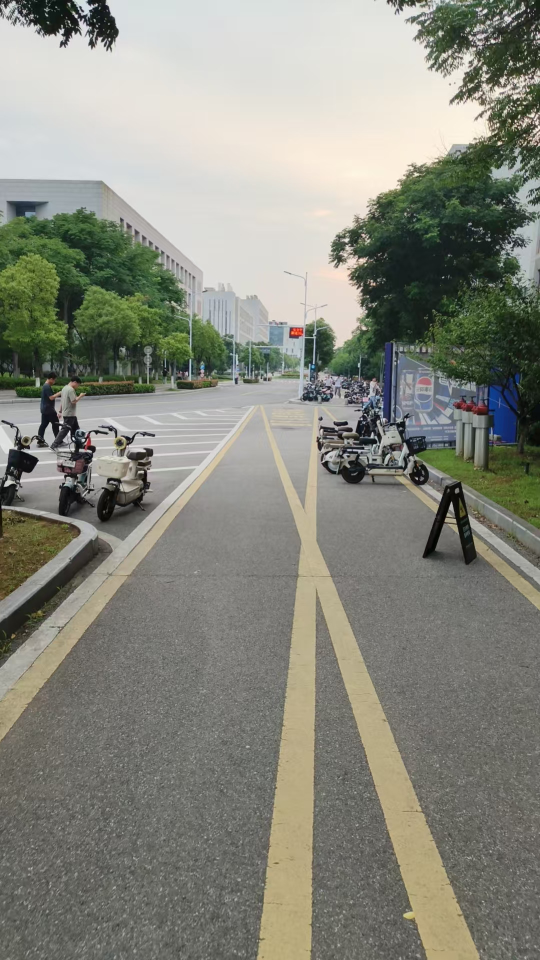
#> input picture data/phone.jpg, 1080 x 1920 px (shown at 1/2 size)
$ python -i phone_refine.py   (imports and definitions only)
#> lines starting #> are read from the running program, lines starting #| are printed output that depends on the picture; after the words box and inside, x2 and y2 are one past the last pixel; in counts of white or black regions, pixels touching at a corner belong together
#> further down, picture is the input picture: shape (1920, 1080, 3); mean B, G, R 125.5, 135.9, 134.7
# -*- coding: utf-8 -*-
"""Phone-image mask refinement driven by coarse satellite projection masks."""

import cv2
import numpy as np

import config as C
from .sat_to_phone import clean_phone_mask


# [33 lines left out: functions _odd, _resize_to_max, _remove_small, _fill_holes, not called in this run]


def _phone_color_masks(phone_img):
    hsv = cv2.cvtColor(phone_img, cv2.COLOR_BGR2HSV)
#> hsv: shape (1920, 1080, 3); mean H, S, V 39.9, 34, 138.8
    lab = cv2.cvtColor(phone_img, cv2.COLOR_BGR2LAB)
#> lab: shape (1920, 1080, 3); mean of channels 0, 1, 2 141.4, 125.6, 133.5
    h, s, v = cv2.split(hsv)
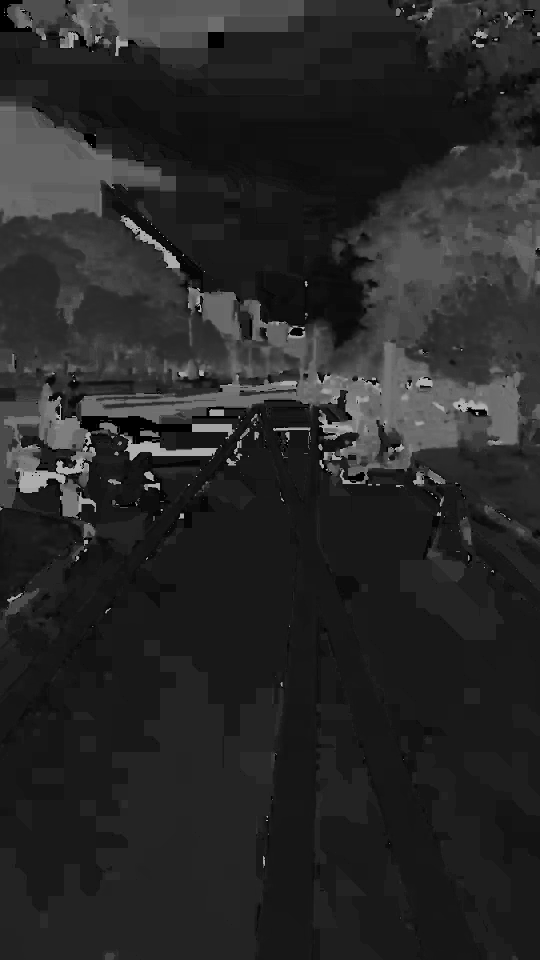
#> h: shape (1920, 1080) (shown at 1/2 size); min 0, max 179, mean 39.9
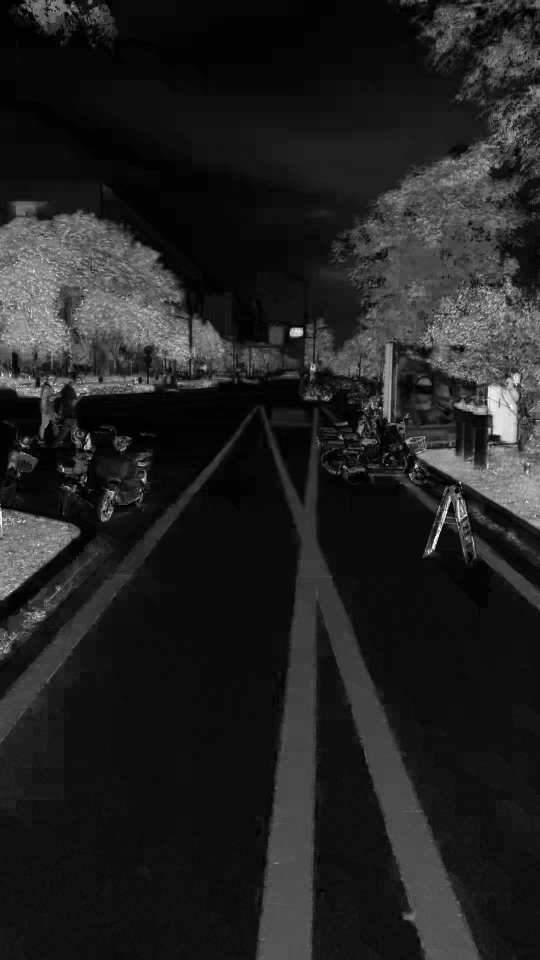
#> s: shape (1920, 1080) (shown at 1/2 size); min 0, max 255, mean 34
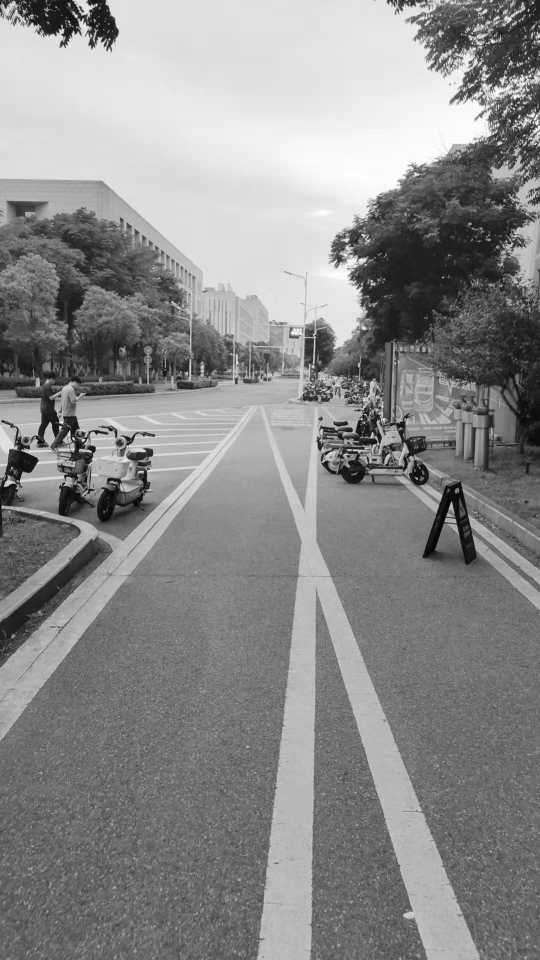
#> v: shape (1920, 1080) (shown at 1/2 size); min 0, max 255, mean 138.8
    l, a, _ = cv2.split(lab)
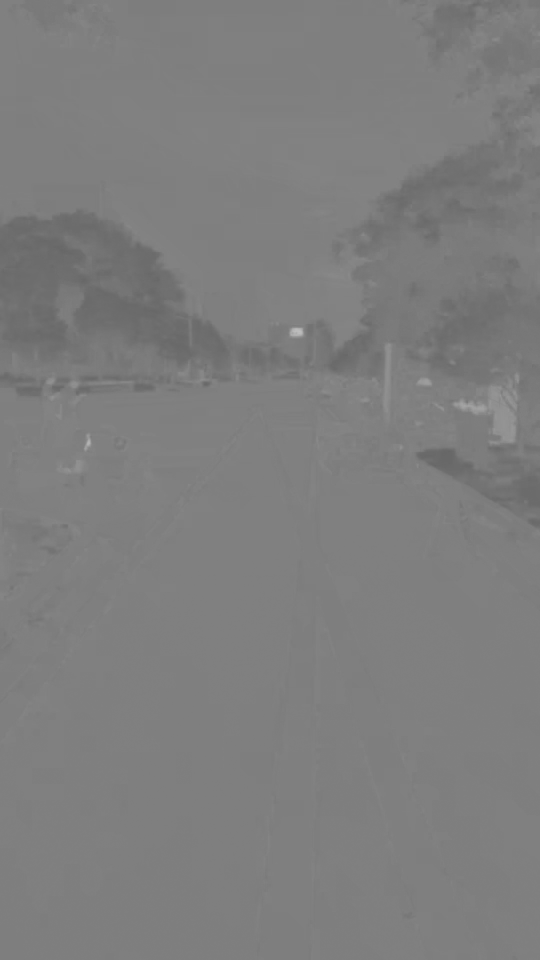
#> a: shape (1920, 1080) (shown at 1/2 size); min 101, max 190, mean 125.6

    green = ((h >= 32) & (h <= 95) & (s > 28) & (v > 35)).astype(np.uint8) * 255
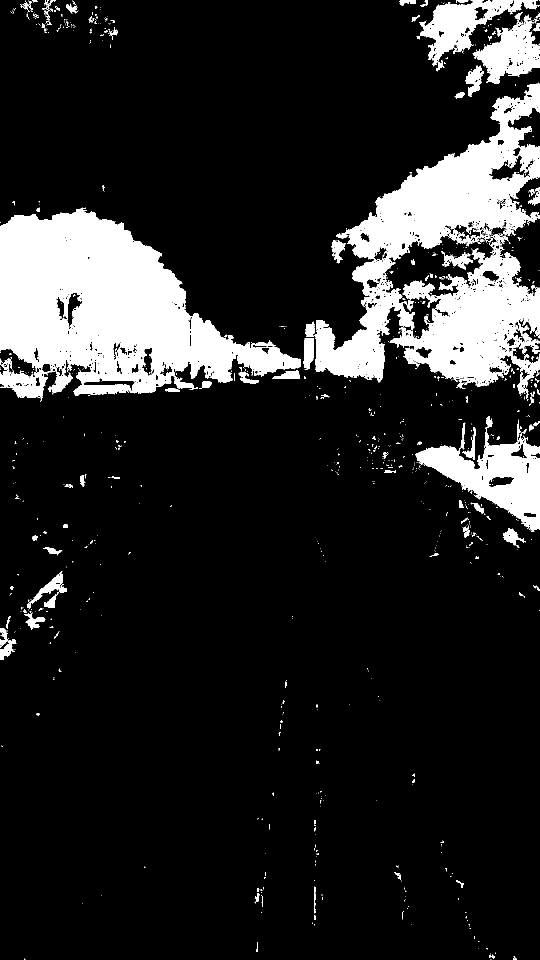
#> green: shape (1920, 1080) (shown at 1/2 size); 14.5% white; 989 white regions (870 under 20 px), largest, box (x1, y1, x2, y2) and area: (0, 415, 601, 804) 123425, (629, 165, 1080, 765) 73229, (779, 467, 1080, 797) 43955
    yellow_or_orange = ((h >= 8) & (h <= 36) & (s > 80) & (v > 80))
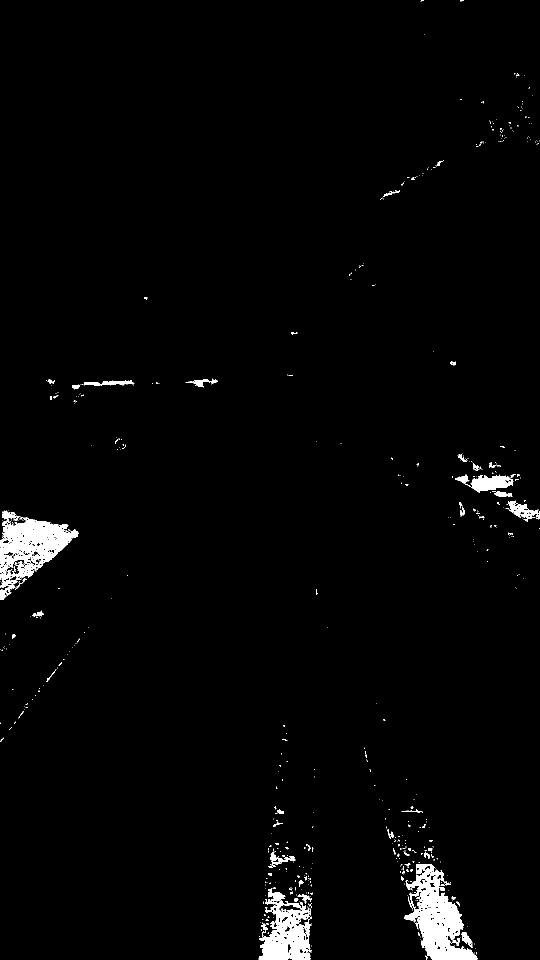
#> yellow_or_orange: shape (1920, 1080) bool (shown at 1/2 size); 2% white; 583 white regions (518 under 20 px), largest, box (x1, y1, x2, y2) and area: (808, 1728, 955, 1920) 12450, (0, 1021, 157, 1200) 11443, (517, 1778, 624, 1920) 8413
    road = ((s < 95) & (v > 25) & (l > 25) & (a >= 105) & (a <= 155) & ~yellow_or_orange).astype(np.uint8) * 255
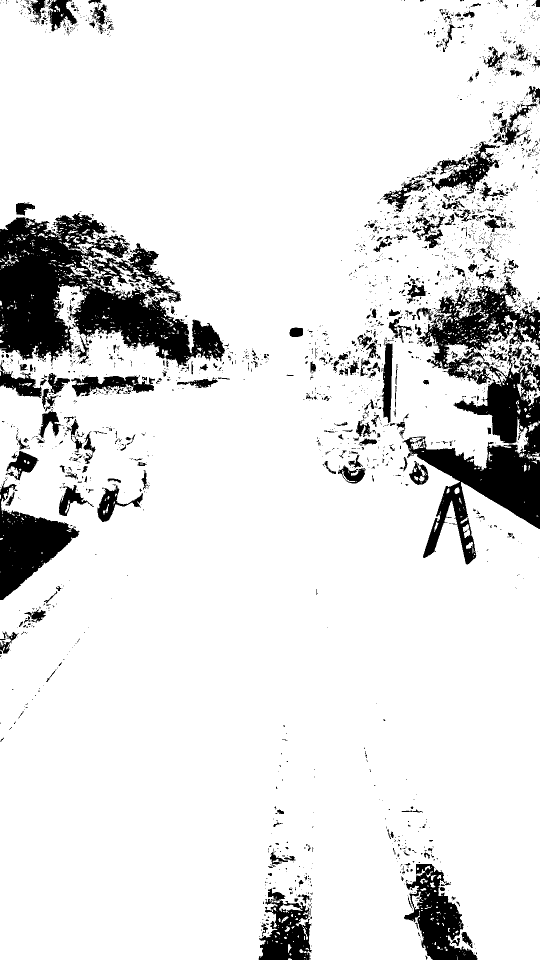
#> road: shape (1920, 1080) (shown at 1/2 size); 88.9% white; 2666 black regions (2324 under 20 px), largest, box (x1, y1, x2, y2) and area: (0, 426, 450, 736) 68534, (805, 553, 1080, 1129) 58438, (0, 955, 160, 1200) 16178
    return road, green


# [118 lines left out: functions _run_grabcut, refine_mask_with_grabcut, refine_sat_projected_masks, draw_phone_mask_overlay, not called in this run]

>>> import cv2
>>> picture = cv2.imread('../data/phone.jpg')
>>> result = _phone_color_masks(picture)
